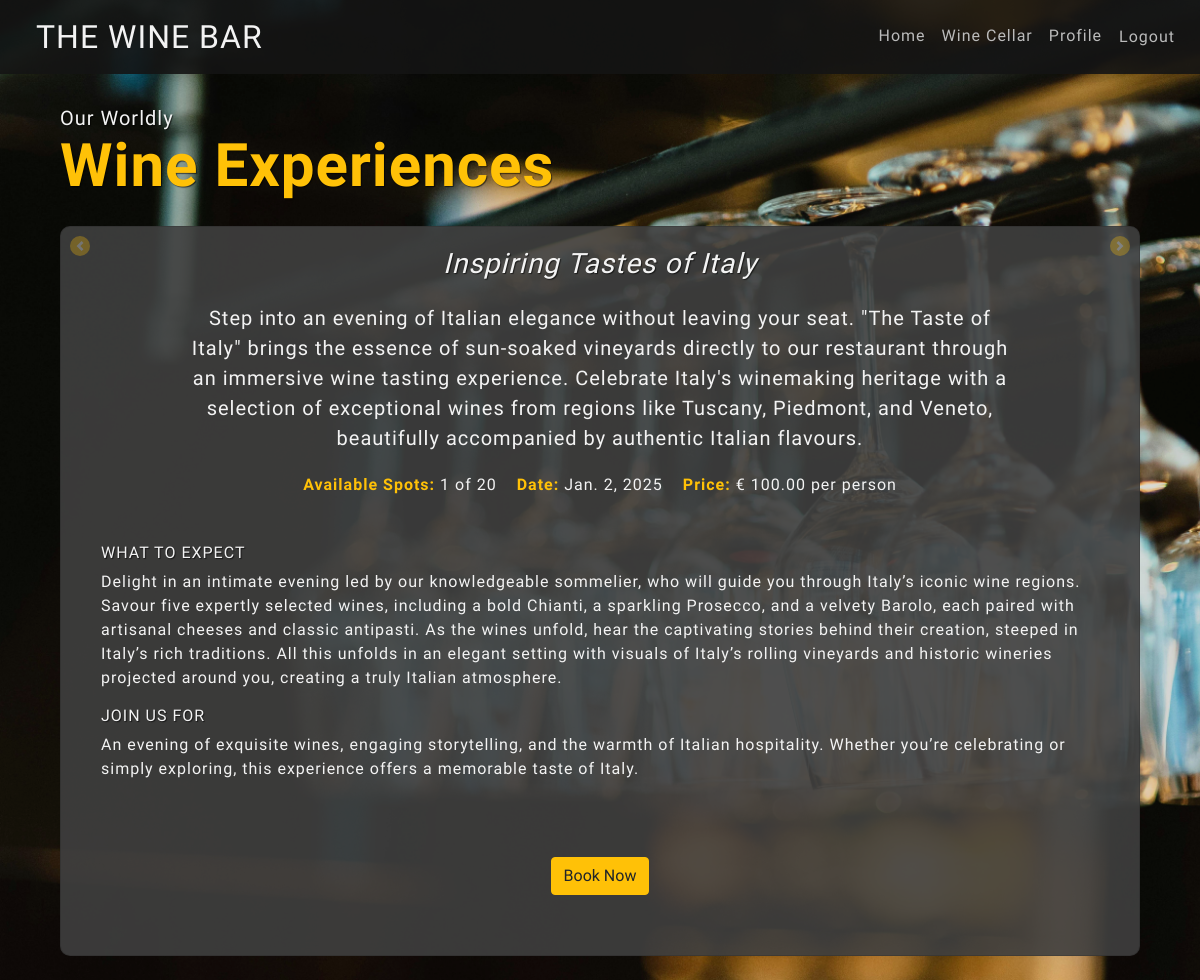
The page /wine_cellar/ (signed in) on the database its author committed.
### bookings/models.py (models this page shows, shortened)
class WineCellar(models.Model):
    title = models.CharField(max_length=255)
    description = models.TextField()
    price = models.DecimalField(max_digits=10, decimal_places=2)
    date = models.DateField()
    available_spots = models.PositiveIntegerField()
    total_spots = models.PositiveIntegerField()
    what_to_expect = models.TextField()
    join_us_for = models.TextField()

### bookings/views.py (the view)
# urls.py: path("", views.wine_list, name="wine_cellar"),
def wine_list(request):
    wines = WineCellar.objects.all()
    return render(request, "bookings/wine_cellar.html", {"wines": wines})

### bookings/templates/bookings/wine_cellar.html (shortened to what this page needs)
{% extends "layout.html" %}
{% block content %}
  <div class="container mt-4">
    <h1 class="mb-4">
      Our Worldly
      <br>
      <strong>Wine Experiences</strong>
    </h1>
    <div id="wineCarousel"
         class="carousel slide"
         data-ride="carousel"
         data-interval="false">
      <div class="carousel-inner">
        {% for wine in wines %}
          <div class="carousel-item {% if forloop.first %}active{% endif %}">
            <div class="card">
              <div class="card-body">
                <h5 class="card-title">{{ wine.title }}</h5>
                <p class="card-text">{{ wine.description }}</p>
                <div id="info">
                  <p>
                    <strong>Available Spots:</strong> {{ wine.available_spots }} of {{ wine.total_spots }}
                  </p>
                  <p>
                    <strong>Date:</strong> {{ wine.date }}
                  </p>
                  <p>
                    <strong>Price:</strong> € {{ wine.price }} per person
                  </p>
                </div>
                <div class="about_tasting">
                  <h6>What to Expect</h6>
                  <p>{{ wine.what_to_expect }}</p>
                  <h6>Join Us For</h6>
                  <p>{{ wine.join_us_for }}</p>
                </div>
                {% if user.is_authenticated %}
                  <button type="button" class="btn btn-warning" data-toggle="modal" data-target="#bookingModal" data-wine-id="{{ wine.id }}">Book Now</button>
                {% else %}
                  <a href="{% url 'bookings:register' %}" class="btn btn-warning">Uncork Access</a>
                {% endif %}
              </div>
            </div>
          </div>
        {% endfor %}
      </div>
      <a class="carousel-control-prev"
         href="#wineCarousel"
         role="button"
         data-slide="prev">
        <span class="carousel-control-prev-icon" aria-hidden="true"></span>
      </a>
      <a class="carousel-control-next"
         href="#wineCarousel"
         role="button"
         data-slide="next">
        <span class="carousel-control-next-icon" aria-hidden="true"></span>
      </a>
    </div>
  </div>
{% endblock content %}
{% block scripts %}
  {% load static %}
{% endblock scripts %}

### static/css/styles.css (style rules this page uses)
:root { --text-color: rgb(243, 243, 243); --text-color2: rgb(187, 187, 187); --text-color3: rgb(152, 152, 152); --text-alert: rgb(211, 25, 44); --gold-color: #ffc107; --bg-color: rgba(71, 71, 71, 0.9); --bg-color2: rgba(21, 21, 21, 0.9); --all-tsh: 1px 1px 1px rgba(0, 0, 0, 0.6); }
body { font-family: 'Della Respira', serif; letter-spacing: 1px; background-image: url('/static/media/empty_glasses.jpg'); background-size: cover; background-repeat: no-repeat; background-attachment: fixed; background-position: center; color: var(--text-color); }
body::after { content: ''; position: fixed; top: 0; left: 0; width: 100%; height: 100%; background-color: rgba(41, 41, 41, 0.1); z-index: 1; }
body * { position: relative; z-index: 2; }
.mb-4 { margin-top: 2rem; margin-bottom: 1.5rem !important; color: var(--text-color); font-size: 1.25rem; text-shadow: var(--all-tsh); }
.mb-4 strong { color: var(--gold-color); font-size: 3.75rem; }
.carousel-control-next, .carousel-control-prev { z-index: 4; width: 10%; opacity: 0.3; color: var(--text-color); background-color: var(--gold-color); height: 20px; width: 20px; border-radius: 50%; padding: 5px; margin: 10px; }
.card { border-radius: 10px; color: var(--text-color); background-color: rgba(64, 64, 64, 0.9); height: 100%; }
.card-body { display: flex; flex-direction: column; justify-content: space-evenly; align-items: center; height: 100%; }
.card-title { font-size: 1.75rem; text-align: center; font-style: italic; text-shadow: var(--all-tsh); }
.card-text { font-size: 1.25rem; max-width: 80%; margin: 10px auto; text-align: center; }
#info { margin: 0 auto; display: flex; }
#info p { padding: 10px; font-size: 1rem; text-align: center; }
#info strong { color: var(--gold-color); }
.about_tasting { margin: 20px; }
.about_tasting h6 { font-size: 1rem; text-transform: uppercase; text-shadow: 1px 1px 1px rgba(0, 0, 0, 0.6); }
.btn-warning, .btn-primary, .btn-secondary { display: flex; justify-content: center; align-items: center; margin: 40px auto; max-width: 70%; }

### rows shown on the page
WineCellar: title "Inspiring Tastes of Italy", description "Step into an evening of Italian elegance without leaving your seat. \"The Taste of Italy\" brings the essence of sun-soaked vineyards directly to our restaurant through an immersive wine tasting experience. Celebrate Italy's winemaking heritage with a selection of exceptional wines from regions like Tuscany, Piedmont, and Veneto, beautifully accompanied by authentic Italian flavours.", available_spots "1", total_spots "20", date "Jan. 2, 2025", price "100.00", what_to_expect "Delight in an intimate evening led by our knowledgeable sommelier, who will guide you through Italy’s iconic wine regions. Savour five expertly selected wines, including a bold Chianti, a sparkling Prosecco, and a velvety Barolo, each paired with artisanal cheeses and classic antipasti. As the wines unfold, hear the captivating stories behind their creation, steeped in Italy’s rich traditions. All this unfolds in an elegant setting with visuals of Italy’s rolling vineyards and historic wineries projected around you, creating a truly Italian atmosphere.", join_us_for "An evening of exquisite wines, engaging storytelling, and the warmth of Italian hospitality. Whether you’re celebrating or simply exploring, this experience offers a memorable taste of Italy."
